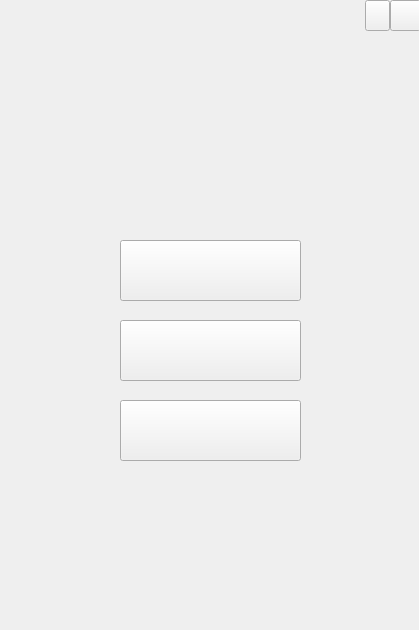
<?xml version="1.0" encoding="UTF-8"?>
<ui version="4.0">
 <class>Menu</class>
 <widget class="QMainWindow" name="Menu">
  <property name="geometry">
   <rect>
    <x>0</x>
    <y>0</y>
    <width>419</width>
    <height>630</height>
   </rect>
  </property>
  <property name="minimumSize">
   <size>
    <width>419</width>
    <height>630</height>
   </size>
  </property>
  <property name="maximumSize">
   <size>
    <width>419</width>
    <height>630</height>
   </size>
  </property>
  <property name="windowTitle">
   <string>Gobang</string>
  </property>
  <widget class="QWidget" name="centralwidget">
   <widget class="QPushButton" name="close_btn">
    <property name="geometry">
     <rect>
      <x>390</x>
      <y>0</y>
      <width>31</width>
      <height>31</height>
     </rect>
    </property>
    <property name="styleSheet">
     <string notr="true">border-image:url(:/img/close.png)</string>
    </property>
    <property name="text">
     <string/>
    </property>
   </widget>
   <widget class="QPushButton" name="min_btn">
    <property name="geometry">
     <rect>
      <x>365</x>
      <y>0</y>
      <width>25</width>
      <height>31</height>
     </rect>
    </property>
    <property name="styleSheet">
     <string notr="true">border-image:url(:/img/min.png)</string>
    </property>
    <property name="text">
     <string/>
    </property>
   </widget>
   <widget class="QLabel" name="label">
    <property name="geometry">
     <rect>
      <x>0</x>
      <y>0</y>
      <width>419</width>
      <height>630</height>
     </rect>
    </property>
    <property name="styleSheet">
     <string notr="true"/>
    </property>
    <property name="text">
     <string/>
    </property>
   </widget>
   <widget class="QLabel" name="label_2">
    <property name="geometry">
     <rect>
      <x>20</x>
      <y>60</y>
      <width>391</width>
      <height>71</height>
     </rect>
    </property>
    <property name="styleSheet">
     <string notr="true">border-image:url(:/img/name.png)</string>
    </property>
    <property name="text">
     <string/>
    </property>
   </widget>
   <widget class="QPushButton" name="AiGame_btn">
    <property name="geometry">
     <rect>
      <x>120</x>
      <y>240</y>
      <width>181</width>
      <height>61</height>
     </rect>
    </property>
    <property name="font">
     <font>
      <family>等线</family>
      <pointsize>12</pointsize>
     </font>
    </property>
    <property name="styleSheet">
     <string notr="true">border-image:url(:/img/aigame.png)</string>
    </property>
    <property name="text">
     <string/>
    </property>
   </widget>
   <widget class="QPushButton" name="LocalGame_btn">
    <property name="geometry">
     <rect>
      <x>120</x>
      <y>320</y>
      <width>181</width>
      <height>61</height>
     </rect>
    </property>
    <property name="font">
     <font>
      <family>等线</family>
      <pointsize>12</pointsize>
     </font>
    </property>
    <property name="styleSheet">
     <string notr="true">border-image:url(:/img/localgame.png)</string>
    </property>
    <property name="text">
     <string/>
    </property>
   </widget>
   <widget class="QPushButton" name="NetGame_btn">
    <property name="geometry">
     <rect>
      <x>120</x>
      <y>400</y>
      <width>181</width>
      <height>61</height>
     </rect>
    </property>
    <property name="font">
     <font>
      <family>等线</family>
      <pointsize>12</pointsize>
     </font>
    </property>
    <property name="styleSheet">
     <string notr="true">border-image:url(:/img/netgame.png)</string>
    </property>
    <property name="text">
     <string/>
    </property>
   </widget>
   <zorder>label</zorder>
   <zorder>min_btn</zorder>
   <zorder>close_btn</zorder>
   <zorder>label_2</zorder>
   <zorder>AiGame_btn</zorder>
   <zorder>LocalGame_btn</zorder>
   <zorder>NetGame_btn</zorder>
  </widget>
 </widget>
 <resources/>
 <connections>
  <connection>
   <sender>close_btn</sender>
   <signal>released()</signal>
   <receiver>Menu</receiver>
   <slot>close()</slot>
   <hints>
    <hint type="sourcelabel">
     <x>405</x>
     <y>15</y>
    </hint>
    <hint type="destinationlabel">
     <x>210</x>
     <y>218</y>
    </hint>
   </hints>
  </connection>
  <connection>
   <sender>min_btn</sender>
   <signal>released()</signal>
   <receiver>Menu</receiver>
   <slot>showMinimized()</slot>
   <hints>
    <hint type="sourcelabel">
     <x>377</x>
     <y>15</y>
    </hint>
    <hint type="destinationlabel">
     <x>210</x>
     <y>218</y>
    </hint>
   </hints>
  </connection>
 </connections>
</ui>
